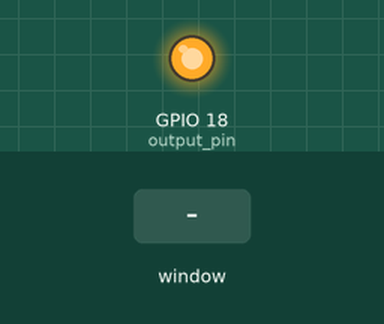
This program was run on a simulated Raspberry Pi (BCM pin numbers). Parts: output pins drawn as LEDs (lit = HIGH). The test bench sets the inputs (shaded band). The desktop window is not drawn, its controls go by their first labels and the mouse button is held 0.15 s.

Above: at 1.2 s.
1.3 s: slider 1 in the window set to 50
At 2.5 s:
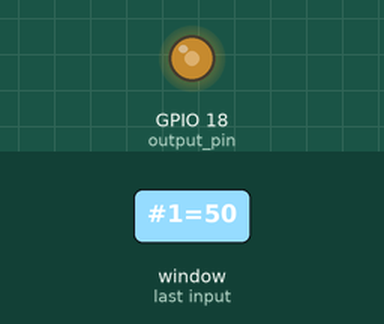
2.8 s: slider 1 in the window set to 100
At 3.8 s:
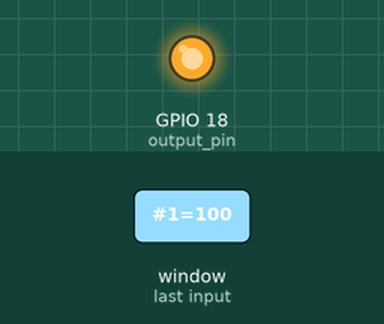
4.3 s: slider 1 in the window set to 0
At 4.9 s:
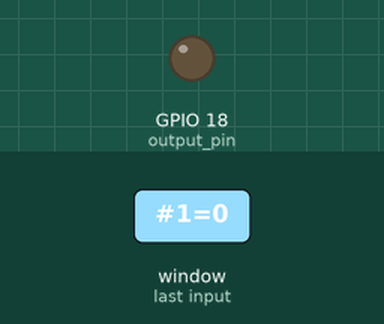
Timing chart, 0 to 7.3 s (numbered marks = the images above; inputs shaded):
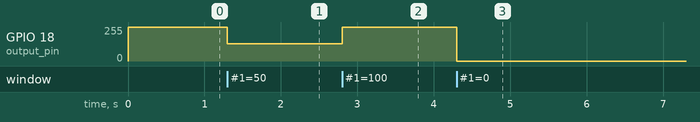

The program:

pwm.py
```python
from Tkinter import *
import RPi.GPIO as GPIO

output_pin = 18

GPIO.setmode(GPIO.BCM)
GPIO.setup(output_pin, GPIO.OUT)

pwm = GPIO.PWM(output_pin, 500)
pwm.start(100)

class App:
    def __init__(self, master):
        frame = Frame(master)
        frame.pack()

        Label(frame, text="PWM").grid(row=0,column=0)

        scalePWM = Scale(frame, from_=0,to=100,orient=HORIZONTAL,command=self.updatePWM)
        scalePWM.grid(row=0, column=1)

    def updatePWM(self, duty):
        pwm.ChangeDutyCycle(float(duty))

root = Tk()
root.wm_title('PWM Control')
app = App(root)
root.geometry("200x150+0+0")

try:
    root.mainloop()
finally:
    print("Cleaning up")
    GPIO.cleanup()
```

Measured:
- after the input at 1.3 s, GPIO 18 (output_pin): 255/255 → 128/255 at once
- after the input at 2.8 s, GPIO 18 (output_pin): 128/255 → 255/255 at once
- after the input at 4.3 s, GPIO 18 (output_pin): 255/255 → 0/255 at once
